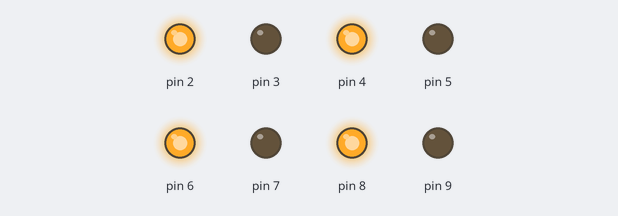
A sketch run on a simulated Arduino Uno, built with avr-gcc and run on an emulated ATmega328P. On the bench: output pins drawn as LEDs (lit = HIGH).

Above: at 0.2 s.
At 1.7 s:
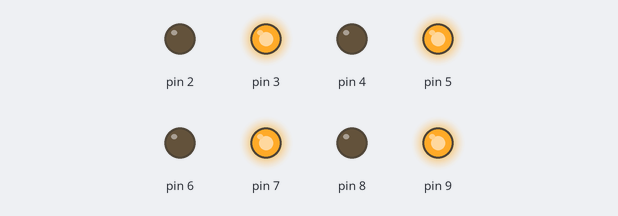
Timing chart, 0 to 3.0 s (numbered marks = the images above):
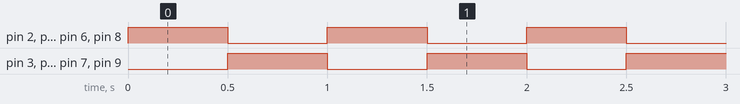

Measured:
- by itself, pin 2–9: alternates HIGH for 0.50 s and LOW for 0.50 s

The sketch:

bai1.ino
```cpp
void setup() {
  // Khai báo các chân từ 2 đến 9 là OUTPUT
  for (int i = 2; i <= 9; i++) {
    pinMode(i, OUTPUT);
  }
}

void loop() {
  // Đèn sáng tắt xen kẽ
  for (int i = 2; i <= 9; i++) {
    if (i % 2 == 0) {
      digitalWrite(i, HIGH); // Sáng đèn chẵn
    } else {
      digitalWrite(i, LOW);  // Tắt đèn lẻ
    }
  }
  delay(500); // Đợi 500ms

  for (int i = 2; i <= 9; i++) {
    if (i % 2 == 0) {
      digitalWrite(i, LOW);  // Tắt đèn chẵn
    } else {
      digitalWrite(i, HIGH); // Sáng đèn lẻ
    }
  }
  delay(500); // Đợi 500ms
}
```
